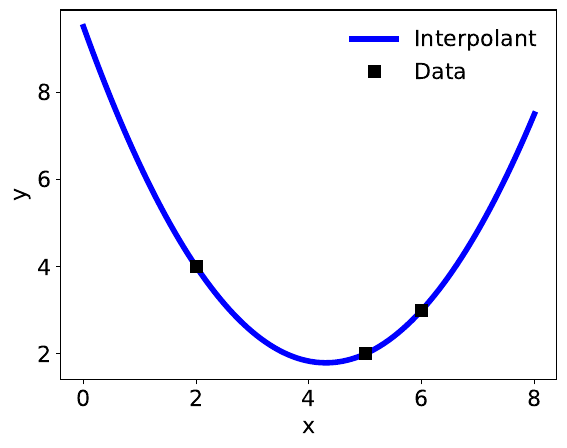

The script that saved this image:
'''
Vandermonde interpolation
'''

# Importing the libraries
import numpy as np
import matplotlib.pyplot as plt
import matplotlib as mpl

# Defining the functions

# Given n data points (x1,y1), (x2,y2), ... , (xn,yn)
# vandermonde returns a vector (a1,a2,...,an) such that
# p_(n-1)(x) = a0+ a1*x + a2*x^2 + ... + a_(n-1)*x^(n-1) 
def vandermonde(x,y,n):
    
    A = np.ones((n,n))
    Acol = np.ones((n,1))
    
    for i in range(1,n):
        Acol = np.multiply(Acol,x)
        A[:,i] = Acol[:,0]
    
    a = np.linalg.solve(A,y)
    return a;

# Given a vector of a's, interpolant evaluates
# p_(n-1)(x) = a0+ a1*x + a2*x^2 + ... + a_(n-1)*x^(n-1)
# for linspace(x1,x2,d) and returns an dx2 matrix with 
# x values in the first column and y values in the second column 
def interpolant(a,x1,x2,n,d):

    x = np.linspace(x1,x2,d)

    intrp = np.zeros((d,2))
    intrp[:,0] = x
    
    A = np.ones((d,n))
    
    for i in range(1,n):
        x = np.multiply(A[:,i-1],x)
        A[:,i] = x

    y = np.matmul(A,a)
    
    intrp[:,1] = y[:,0]
    return intrp;

# Setting the data
n = 3
x = np.array([[5],[2],[6]])
y = np.array([[2],[4],[3]])
a = vandermonde(x,y,n)

x1 = 0; x2 = 8; d = 100;
intrp = interpolant(a,x1,x2,n,d)
print(intrp)

# Plotting the data
mpl.rcParams.update({'font.size': 16})
mpl.rc('lines', linewidth=4)
# Plot the results of the interpolation along with the interpolation points
fig1 = plt.figure(1)
plt.plot(intrp[:,0],intrp[:,1],'b',label='Interpolant')
plt.plot(x,y,'ks',markersize=8.5,label='Data') 
plt.xlabel('x')
plt.ylabel('y')
plt.legend(loc='upper right',frameon=False)
# fig1.savefig('/mnt/c/Users/[user]/Documents/NumericalAnalysis/vandermonde.pdf',bbox_inches="tight")
plt.show()
    

